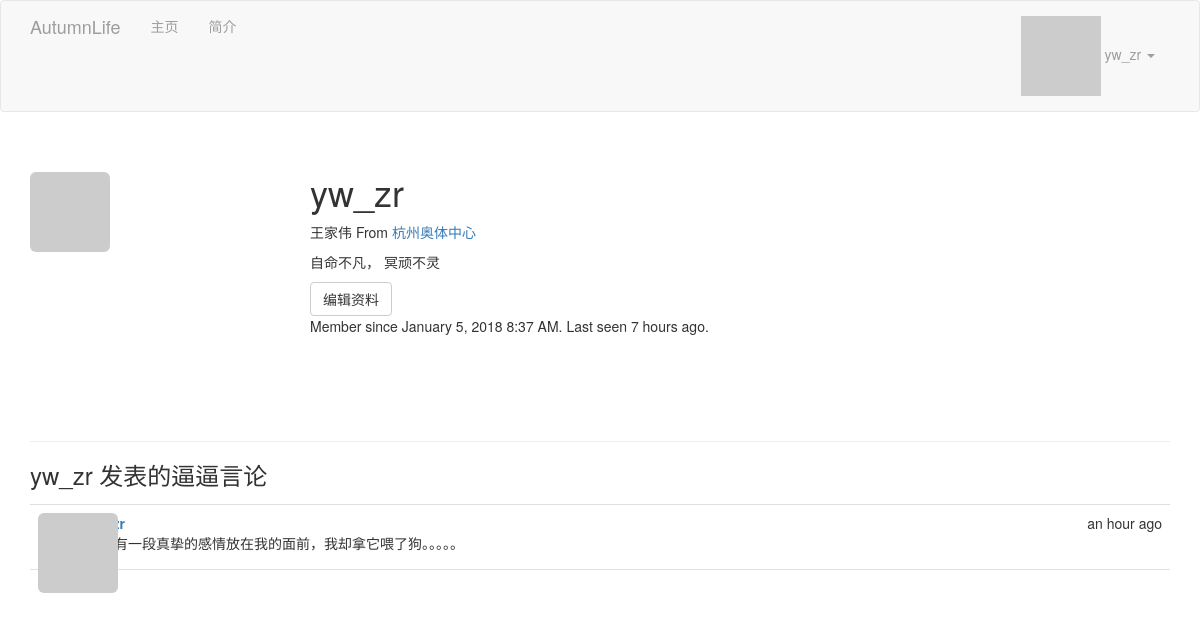
The app's page /user/yw_zr (signed in) with its own data.
### app/models.py (models this page shows, shortened)
class User(UserMixin, db.Model):
    __tablename__ = 'users'
    id = db.Column(db.Integer, primary_key=True)
    email = db.Column(db.String(64), unique=True, index=True)
    username = db.Column(db.String(64), unique=True, index=True)
    role_id = db.Column(db.Integer, db.ForeignKey('roles.id'))
    sex = db.Column(db.Integer, default=1)
    password_hash = db.Column(db.String(128))
    confirmed = db.Column(db.Boolean, default=False)
    name = db.Column(db.String(64))
    location = db.Column(db.String(64))  # 所在地
    about_me = db.Column(db.Text())  # 自我介绍
    member_since = db.Column(db.DateTime(),  default=datetime.now) # 注册日期
    last_seen = db.Column(db.DateTime(), default=datetime.now)  # 最后访问日期
    avatar_hash = db.Column(db.String(32))
    posts = db.relationship('Post', backref='author', lazy='dynamic')
    @property
    def password(self):     # 试图读取password的值将会报错
        raise AttributeError('password is not a readable attribute')
    def can(self, permissions):
        return self.role is not None and self.role.permissions \
               and permissions and\
               (self.role.permissions & permissions) == permissions
    def is_administrator(self):
        return self.can(Permission.ADMINISTER)
    def ping(self):
        self.last_seen = datetime.utcnow()
        db.session.add(self)
    def gravatar(self, size=100, default='identicon', rating='g'):
        if request.is_secure:
            url = 'https://secure.gravatar.com/avatar'
        else:
            url = 'http://www.gravatar.com/avatar'
        hhash = self.avatar_hash or hashlib.md5(self.email.encode('utf-8')).hexdigest()
        return '{url}/{hhash}?s={size}&d={default}&r={rating}'.format(
            url=url, hhash=hhash, size=size, default=default, rating=rating
        )

class Post(db.Model):
    __tablename__='posts'
    id = db.Column(db.Integer, primary_key=True)
    body = db.Column(db.Text)
    timestamp = db.Column(db.DateTime, index=True, default=datetime.now)
    author_id = db.Column(db.Integer, db.ForeignKey('users.id'))

### app/main/views.py (the view)
@main.route('/user/<username>')
def user(username):
    user = User.query.filter_by(username=username).first()
    if user is None:
        abort(404)
    posts = user.posts.order_by(Post.timestamp.desc()).all()
    return render_template('user.html', user=user, posts=posts)

### app/auth/views.py (called while the page is built)
@auth.before_app_request
def before_request():
    if current_user.is_authenticated:
        current_user.ping()
        if not current_user.confirmed \
                and request.endpoint[:5] != 'auth.' \
                and request.endpoint != 'static':
            return redirect(url_for('auth.unconfirmed'))

### app/main/__init__.py (called while the page is built)
@main.app_context_processor
def inject_permissions():
    return dict(Permission=Permission)

### app/models.py (called while the page is built)
@login_manager.user_loader
def load_user(user_id):         # 加载用户的回调函数
    return User.query.get(int(user_id))

### app/templates/user.html (shortened to what this page needs)
{% extends "base.html" %}
{% block page_content %}
<div class="page-header">
    <img class="img-rounded profile-thumbnail" src="{{ user.gravatar(size=256) }}">
    <div class="profile-header">
        <h1>{{ user.username }}</h1>
        {% if user.name or user.location %}
        <p>
            {% if user.name %}{{ user.name }}{% endif %}
            {% if user.location %}
                From <a href="http://maps.google.com/?q={{ user.location }}">
                    {{ user.location }}
                </a>
            {% endif %}
        </p>
        {% endif %}
        {% if user.about_me %}<p>{{ user.about_me }}</p>{% endif %}
        {% if user == current_user %}
            <a href="{{ url_for('.edit_profile') }}" class="btn btn-default">编辑资料</a>
        {% endif %}
        <p>
            Member since {{ moment(user.member_since).format('LLL') }}.
            Last seen {{ moment(user.last_seen).fromNow() }}.
        </p>
    </div>
</div>
<h3>{{ user.username }} 发表的逼逼言论</h3>
{% include '_posts.html' %}
{% endblock %}

### app/templates/base.html (shortened to what this page needs)
{% extends "bootstrap/base.html" %}
{% block head %}
    {{ super() }}
    <link rel="stylesheet" type="text/css" href="{{ url_for('static', filename='styles.css') }}">
{% endblock %}
{% block navbar %}
    <div class="navbar navbar-inverse" role="navigtion">
    <div class="container">
        <div class="navbar-header">
            <a href="/" class="navbar-brand">AutumnLife</a>
        </div>
        <div class="navbar-collapse collapse">
            <ul class="nav navbar-nav">
                <li><a href="/">主页</a></li>
                {% if current_user.is_authenticated %}
                <li>
                    <a href="{{ url_for('main.user', username=current_user.username) }}">简介</a>
                </li>
                {% endif %}
            </ul>
            <ul class="nav navbar-nav navbar-right">
                {% if current_user.is_authenticated %}
                <li class="dropdown">
                    <a href="#" class="dropdown-toggle" data-toggle="dropdown">
                        <img src="{{ current_user.gravatar(size=35) }}">
                        {{ current_user.username }} <b class="caret"></b>
                    </a>
                </li>
                {% else %}
                <li><a href="{{ url_for('auth.login') }}">登录</a></li>
                {% endif %}
            </ul>
        </div>
    </div>
</div>
{% endblock %}
{% block content %}
    <div class="container">
    {% block page_content %}{% endblock %}
    </div>
{% endblock %}

### app/templates/_posts.html (shortened to what this page needs)
<ul class="posts">
{% for post in posts %}
<li class="post">
    <div class="profile-thumbnail">
    <a href="{{ url_for('.user', username=post.author.username) }}">
        <img class="img-rounded profile-thumbnail" src="{{ post.author.gravatar(size=40) }}">
    </a>
    </div>
    <div class="post-content">
    <div class="post-date">{{ moment(post.timestamp).fromNow() }}</div>
    <div class="post-author">
        <a href="{{ url_for('.user', username=post.author.username) }}">
        </a>
    </div>
    <div class="post-body">{{ post.body }}</div>
    </div>
</li>
{% endfor %}
</ul>

### app/static/styles.css (style rules this page uses)
.navbar-inverse { background-color: #f8f8f8; border-color: #e7e7e7; }
.profile-thumbnail { position: absolute; }
.profile-header { min-height: 260px; margin-left: 280px; }
ul.posts { list-style-type: none; padding: 0px; margin: 16px 0px 0px 0px; border-top: 1px solid #e0e0e0; }
ul.posts li.post { padding: 8px; border-bottom: 1px solid #e0e0e0; }
div.post-date { float: right; }
div.post-author { font-weight: bold; }
div.post-content { margin-left: 48px; min-height: 48px; }

### records on screen
User: username "yw_zr", name "王家伟", location "杭州奥体中心", about_me "自命不凡， 冥顽不灵", member_since "January 5, 2018 8:37 AM", last_seen "7 hours ago"
Post: timestamp "an hour ago", body "曾经有一段真挚的感情放在我的面前，我却拿它喂了狗。。。。。"
